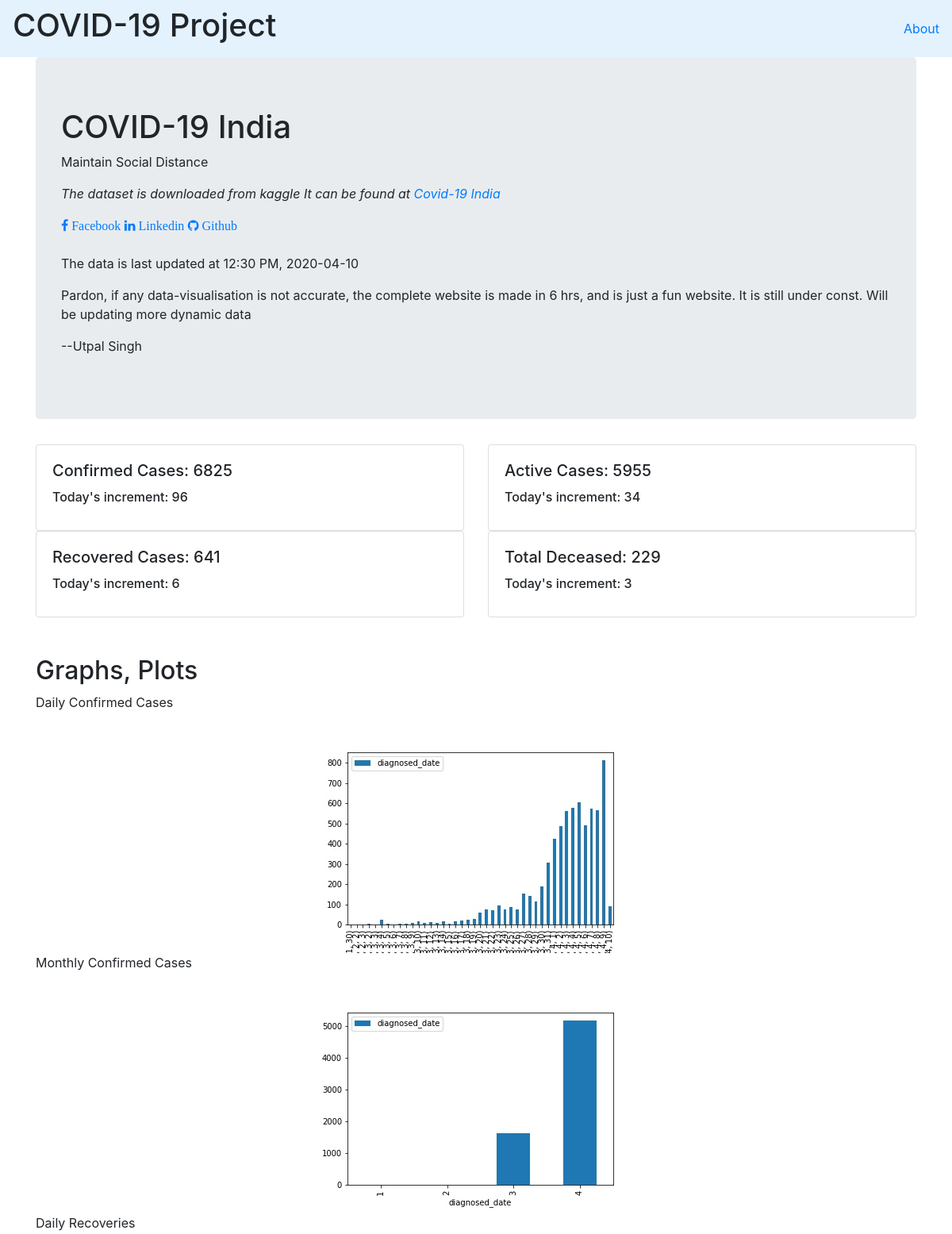
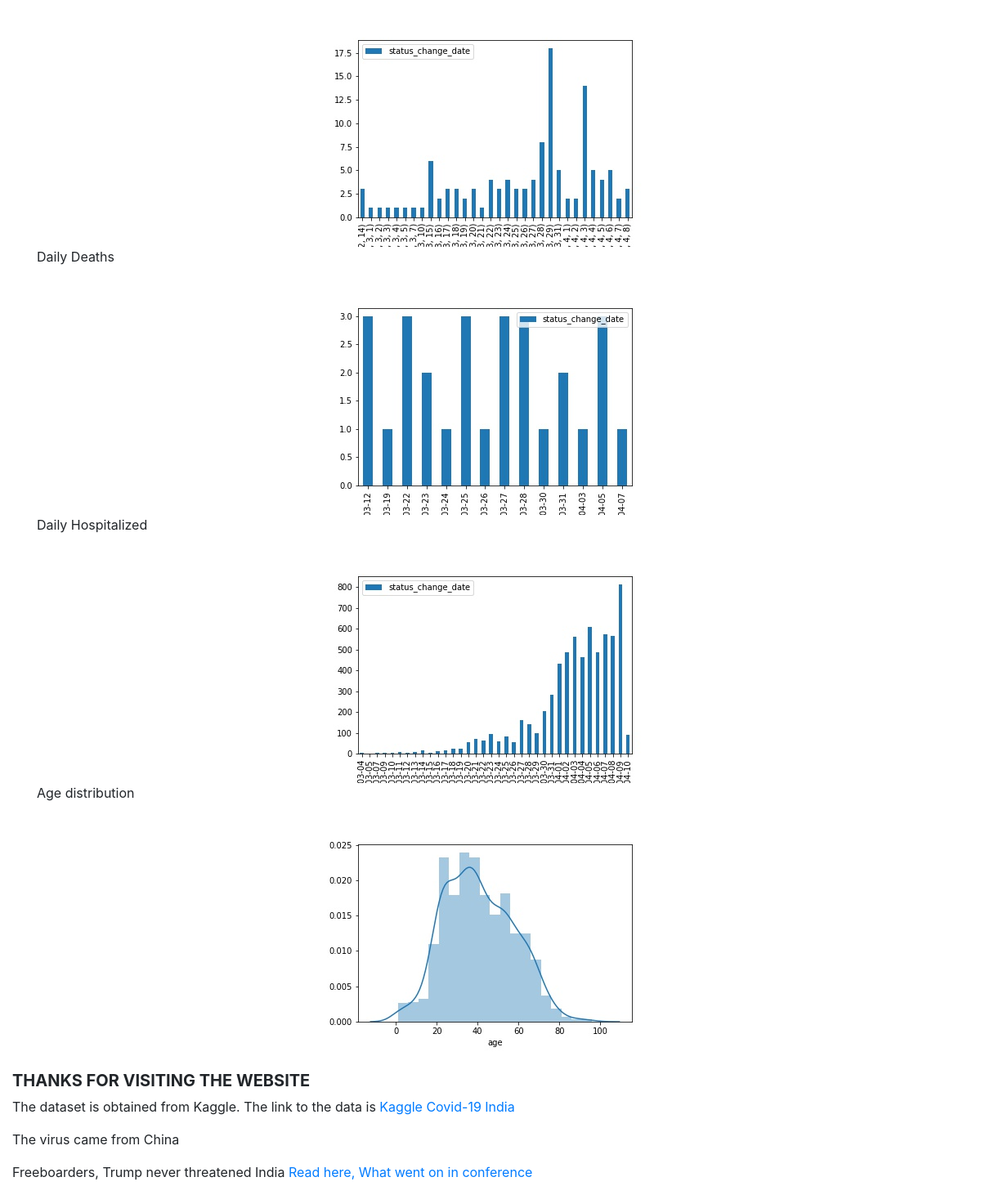
The page / on the database its author committed (2 pictures, top to bottom).
### covid_app/models.py (models this page shows)
class covid_ind(models.Model):
      confirmed = models.IntegerField(null = True, db_index = True, blank = True)
      day_increment_confirmed = models.IntegerField(null = True, db_index = True, blank = True)
      active = models.IntegerField(null = True, db_index = True, blank = True)
      day_increment_active = models.IntegerField(null = True, db_index = True, blank = True)
      recovered = models.IntegerField(null = True, db_index = True, blank = True)
      day_increment_recovered = models.IntegerField(null = True, db_index = True, blank = True)
      deaths = models.IntegerField(null = True, db_index = True, blank = True)
      day_increment_deaths = models.IntegerField(null = True, db_index = True, blank = True)

class covid_data_anal(models.Model):
      daily_confirm = models.ImageField(upload_to = 'graphs', blank = True)
      monthly_confirm = models.ImageField(upload_to = 'graphs', blank = True)
      daily_recov = models.ImageField(upload_to = 'graphs', blank = True)
      daily_decease = models.ImageField(upload_to = 'graphs', blank = True)
      daily_hospitalize = models.ImageField(upload_to = 'graphs', blank = True)
      age_distribution = models.ImageField(upload_to = 'graphs', blank = True)

### covid_app/views.py (the view)
# urls.py: url(r'^$', views.index)
def index(request):
      anal = covid_data_anal.objects.all()
      data = covid_ind.objects.all()
      my_dict = {'anals': anal, 'datas': data}
      return render(request, 'covid_app/index.html', context = my_dict)

### templates/covid_app/index.html (shortened to what this page needs)
<!DOCTYPE html>
<html lang="en" dir="ltr">
  <head>
    <link rel="stylesheet" href="https://stackpath.bootstrapcdn.com/bootstrap/4.4.1/css/bootstrap.min.css">
    <link rel="stylesheet" href="https://cdnjs.cloudflare.com/ajax/libs/font-awesome/4.7.0/css/font-awesome.min.css">
  </head>
  <body>
    <nav class="navbar navbar-light" style="background-color: #e3f2fd;">
      <h1>COVID-19 Project</h1>
        <ul class = "nav navbar-nav">
          <li><a href="/about">About</a></li>
        </ul>
    </nav>
    <div class="container">
      <div class="jumbotron">
        <h1>COVID-19 India</h1>
        <p>Maintain Social Distance</p>
        <em><p>The dataset is downloaded from kaggle It can be found at <a href="https://www.kaggle.com/sudalairajkumar/covid19-in-india">Covid-19 India</a> </p></em>
        <a href="https://www.facebook.com/utpalitsme" class="fa fa-facebook"> Facebook</a>
        <a href="https://www.linkedin.com/in/utpal-singh-24bb45193" class="fa fa-linkedin"> Linkedin</a>
        <a href="https://www.github.com/singhutpal" class="fa fa-github"> Github</a>
        <br></br>
        <p>The data is last updated at 12:30 PM, 2020-04-10</p>
        <p>Pardon, if any data-visualisation is not accurate, the complete website is made in 6 hrs, and is just a fun website. It is still under const. Will be updating more dynamic data</p>
        <p>--Utpal Singh</p>
      </div>
    </div>
    <div class="container">
      <div class="row">
        {% for data in datas %}
  <div class="col-sm-6">
    <div class="card">
      <div class="card-body">
        <h5 class="card-title">Confirmed Cases: {{data.confirmed}}</h5>
        <h6 class="card-title">Today's increment: {{data.day_increment_confirmed}}</h6>
      </div>
    </div>
  </div>
  <div class="col-sm-6">
    <div class="card">
      <div class="card-body">
        <h5 class="card-title">Active Cases: {{data.active}}</h5>
        <h6 class="card-title">Today's increment: {{data.day_increment_active}}</h6>
      </div>
    </div>
  </div>
  <div class="col-sm-6">
    <div class="card">
      <div class="card-body">
        <h5 class="card-title">Recovered Cases: {{data.recovered}}</h5>
        <h6 class="card-title">Today's increment: {{data.day_increment_recovered}}</h6>
      </div>
    </div>
  </div>
  <div class="col-sm-6">
    <div class="card">
      <div class="card-body">
        <h5 class="card-title">Total Deceased: {{data.deaths}}</h5>
        <h6 class="card-title">Today's increment: {{data.day_increment_deaths}}</h6>
      </div>
    </div>
  </div>
</div>
{% endfor %}
<br></br>
      <h2>Graphs, Plots</h2>
      {% for anal in anals %}
        <p>Daily Confirmed Cases</p>
        <img src="{{anal.daily_confirm.url}}" alt="" class="rounded mx-auto d-block">
        <p>Monthly Confirmed Cases</p>
        <img src="{{anal.monthly_confirm.url}}" alt="" class="rounded mx-auto d-block">
        <p>Daily Recoveries</p>
        <img src="{{anal.daily_recov.url}}" alt="" class="rounded mx-auto d-block">
        <p>Daily Deaths</p>
        <img src="{{anal.daily_decease.url}}" alt="" class="rounded mx-auto d-block">
        <p>Daily Hospitalized</p>
        <img src="{{anal.daily_hospitalize.url}}" alt="" class="rounded mx-auto d-block">
        <p>Age distribution</p>
        <img src="{{anal.age_distribution.url}}" alt="" class="rounded mx-auto d-block">
        {% endfor %}
    </div>
    <footer class="page-footer font-small teal pt-4">
      <div class="container-fluid text-center text-md-left">
          <div class=>
            <h5 class="text-uppercase font-weight-bold">Thanks for visiting the website</h5>
            <p>The dataset is obtained from Kaggle. The link to the data is <a href="https://www.kaggle.com/sudalairajkumar/covid19-in-india">Kaggle Covid-19 India</a> </p>
            <p>The virus came from China</p>
            <p>Freeboarders, Trump never threatened India <a href="https://www.indiatoday.in/news-analysis/story/donald-trump-india-hydroxychloroquine-export-retaliation-full-statement-1664406-2020-04-07"> Read here, What went on in conference </a> </p>
          </div>
          </div>
    </footer>
  </body>
</html>

### rows shown on the page
covid_ind: confirmed "6825", day_increment_confirmed "96", active "5955", day_increment_active "34", recovered "641", day_increment_recovered "6", deaths "229", day_increment_deaths "3"
covid_data_anal: daily_confirm (picture), monthly_confirm (picture), daily_recov (picture), daily_decease (picture), daily_hospitalize (picture), age_distribution (picture)
